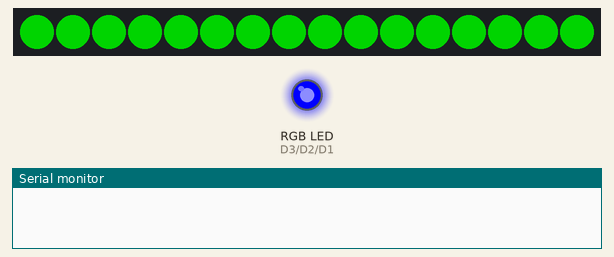
This sketch was run on a simulated ESP8266 (Wemos D1 mini). Shown: 16 RGB LEDs in strip order, left to right, an RGB LED mixed from three pins (HIGH = lit), the last lines printed to the serial monitor. Dim RGB values are drawn brighter than linear; WiFi joins after 1.5 s; servers stay silent unless stated; uploads are accepted with an empty reply; the audio player accepts every command and is not drawn.

Above: at 0.1 s.
At 1.6 s:
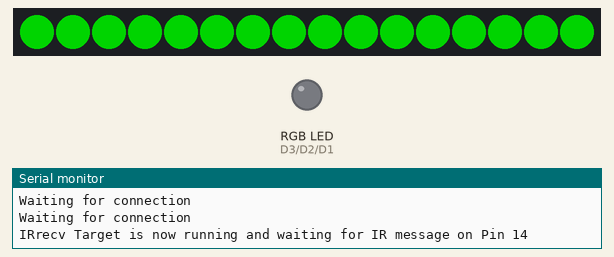
Timing chart, 0 to 3.1 s (numbered marks = the images above):
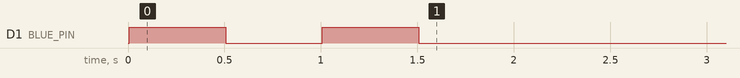

The sketch:

main.ino
```cpp
#include <Arduino.h>
#include <ArduinoJson.h>
#include <ESP8266HTTPClient.h>
#include <ESP8266WiFi.h>
#include <IRrecv.h>
#include <IRremoteESP8266.h>
#include <IRutils.h>
#include <DFPlayerMini_Fast.h>
#include <SoftwareSerial.h>
#include <FastLED.h>

#define NO_SERIALMP3_DELAY //disable delays in mp3 SerialMP3Player library

// MP3 Player
#define MP3_TX 12
#define MP3_RX 13

#define POST_INTERVAL 2000  // Wait between

#define kRecvPin2 14

#define RED_PIN 0
#define GREEN_PIN 4
#define BLUE_PIN 5

#define ORANGE_CODE 0x1F
#define BLUE_CODE 0x1D

#define BLINK_DELAY 500

// FastLED
#define FAST_LED_PIN D0     // D0 / GPIO16
#define NUM_LEDS 16
#define LED_TYPE WS2811

CRGB leds[NUM_LEDS];

//SerialMP3Player mp3(MP3_RX, MP3_TX);
DFPlayerMini_Fast mp3;
SoftwareSerial mp3Serial(MP3_RX, MP3_TX); // RX, TX

// An IR detector/demodulator is connected to GPIO pin 14(D5 on a NodeMCU
// board).
// Note: GPIO 16 won't work on the ESP8266 as it does not have interrupts.

IRrecv irrecv2(kRecvPin2);

decode_results results;
decode_results results2;

int orangeHits = 0;
int blueHits = 0;

unsigned long wifiTimestamp = 0;
unsigned long ledUpdateTimestamp = 0;
unsigned long ledUpdateDuration = 10;

long greenTimestamp = 0;

//fastLED hit animation
long hitTimestamp = 0;
long hitInitialDuration = 80;
long hitColorDuration = 500;

uint32_t lastColorHit = 0;

void setup() {
    Serial.begin(9600);

    irrecv2.enableIRIn();  // Start the receiver
    pinMode(kRecvPin2, INPUT);
    pinMode(RED_PIN, OUTPUT);
    pinMode(BLUE_PIN, OUTPUT);
    pinMode(GREEN_PIN, OUTPUT);

    //Fast LED
    FastLED.addLeds<LED_TYPE, FAST_LED_PIN, GRB>(leds, NUM_LEDS).setCorrection(TypicalLEDStrip);
    FastLED.setBrightness(255);
    FastLED.clear();
    delay(5); // Give some time for the LEDs to clear
    fill_solid(leds, NUM_LEDS, CRGB::Green);
    FastLED.show();

    while (!Serial)  // Wait for the serial connection to be establised.
        delay(50);

    WiFi.begin("SAFARIFI", "SolStorm");  // WiFi connection WIFI Admin: SolStorm

    checkWifiConnectionBlocking();

    Serial.println();
    Serial.print(
        "IRrecv Target is now running and waiting for IR message on Pin ");

    Serial.print(kRecvPin2);

    // Start Mp3 lib
    //mp3.begin(9600);                     // start mp3-communication
    mp3Serial.begin(9600);
    mp3.begin(mp3Serial, true);

    delay(500);                          // wait for init
    mp3.volume(30); //set volume max
    //mp3.sendCommand(CMD_SEL_DEV, 0, 2);  // select sd-card
    delay(500);                          // wait for init
}

void checkWifiConnectionBlocking() {
    while (WiFi.status() !=
           WL_CONNECTED) {  // Wait for the WiFI connection completion
        digitalWrite(BLUE_PIN, !digitalRead(BLUE_PIN));
        delay(500);
        Serial.println("Waiting for connection");
    }

    digitalWrite(
        BLUE_PIN,
        LOW);  // Set blue pin low so its disabled no matter where it ended
}

void bang(uint32_t color) {
    mp3.play(1);
    blinkGreen();
    // fastLED hit animation
    hitTimestamp = millis();
    lastColorHit = color;
    fill_solid(leds, NUM_LEDS, CRGB::White);
    FastLED.show();

}

void blinkGreen() {
    digitalWrite(GREEN_PIN, HIGH);
    greenTimestamp = millis();
}

void updateLED() {
    long current = millis();
    if ((current - greenTimestamp) > BLINK_DELAY) {
        digitalWrite(GREEN_PIN, LOW);
    }
    // fastLED hit animation. Changes color from white to color to black
    if ((current - hitTimestamp) > hitColorDuration) { // after color duration the leds turns off
        fill_solid(leds, NUM_LEDS, CRGB::Black);
    }
    else {
        if ((current - hitTimestamp) > hitInitialDuration) {  // after initial duration the leds turns orange or blue depending on the last hit
            if (lastColorHit == ORANGE_CODE) {
                fill_solid(leds, NUM_LEDS, CRGB::OrangeRed);
            } else if (lastColorHit == BLUE_CODE) {
                fill_solid(leds, NUM_LEDS, CRGB::Blue);
            } else {
                fill_solid(leds, NUM_LEDS, CRGB::Black);
            }
        }
    }
    FastLED.show();
}

void loop() {
    if (irrecv2.decode(&results2)) {
        uint32_t kommando2 = results2.command;
        decode_type_t type2 = results2.decode_type;
        if (type2 == RC5) {
            if (kommando2 == BLUE_CODE) {
                bang(kommando2);
                blueHits++;
            }
            if (kommando2 == ORANGE_CODE) {
                bang(kommando2);
                orangeHits++;
            }
        }
        irrecv2.resume();  // Receive the next value
    }

    if (millis() - wifiTimestamp > 10000) {
        if (WiFi.status() == WL_CONNECTED) {  // Check WiFi connection status

            HTTPClient http;  // Declare object of class HTTPClient
            WiFiClient client;

            http.begin(client,
                       "http://192.168.0.198:5000/point/");  // Specify request
                                                             // destination
            http.addHeader("Content-Type",
                           "application/json");  // Specify content-type header

            String json = "";
            StaticJsonDocument<200> doc;

            doc["orangeHits"] = orangeHits;
            doc["blueHits"] = blueHits;

            serializeJson(doc, json);

            // Serial.println(json);   //Print HTTP return code

            int httpCode = http.POST(json);     // Send the request
            String payload = http.getString();  // Get the response payload

            // Serial.println(httpCode);   //Print HTTP return code
            // Serial.println(payload);    //Print request response payload
            if(httpCode != 200) {
              toggleErrorLED();
            } else {
              digitalWrite(RED_PIN, LOW); // Turn off error LED
              orangeHits = 0;
              blueHits = 0;
            }

            http.end();  // Close connection
        } else {
            Serial.println("Error in WiFi connection");
            checkWifiConnectionBlocking();
        }
        wifiTimestamp = millis();
    }
    if (millis() - ledUpdateTimestamp > ledUpdateDuration) {
        updateLED();
        ledUpdateTimestamp = millis();
    }
}

void toggleErrorLED() {
  digitalWrite(RED_PIN, !digitalRead(RED_PIN));
}
```
